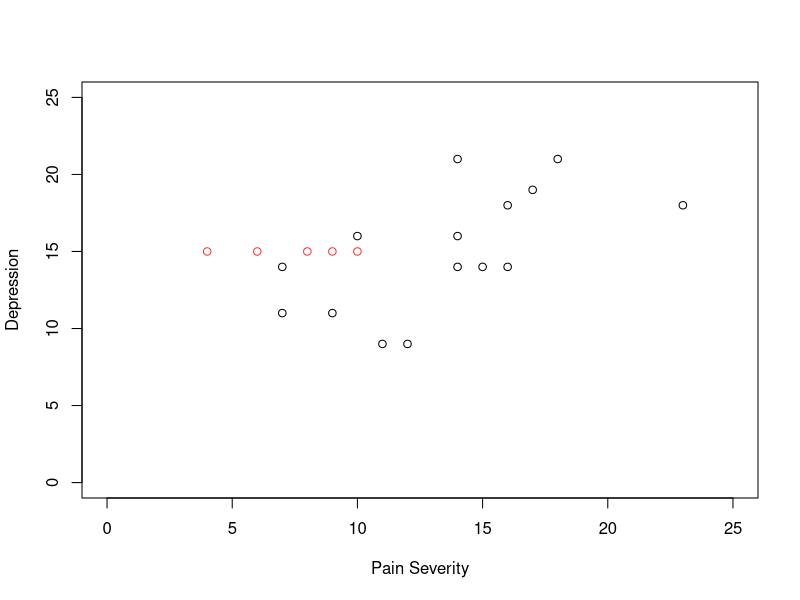
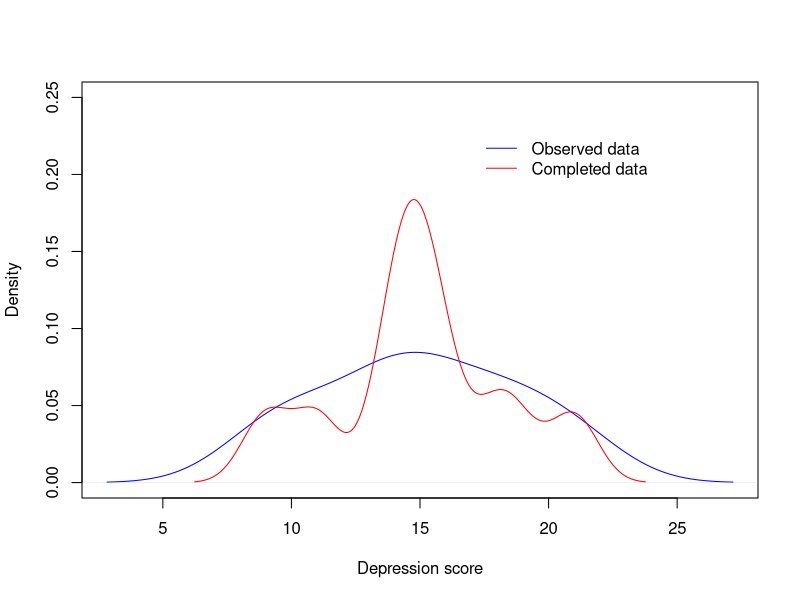
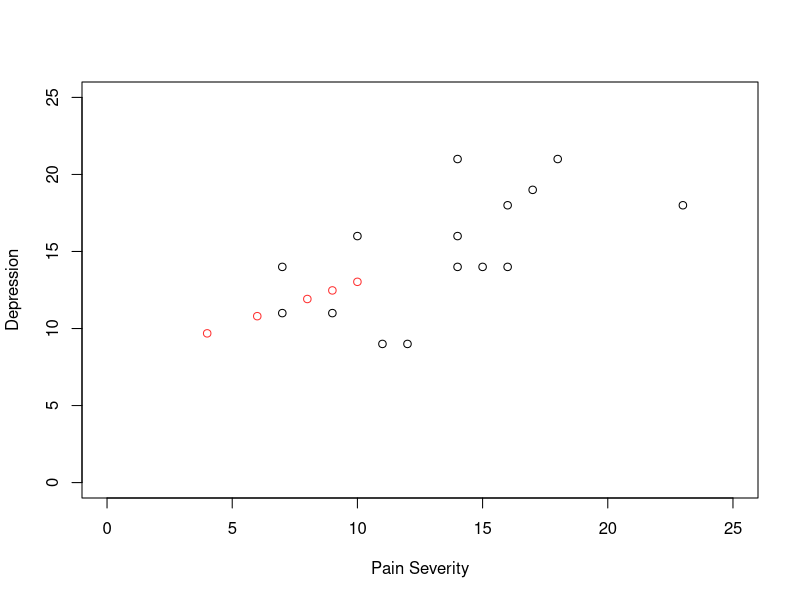
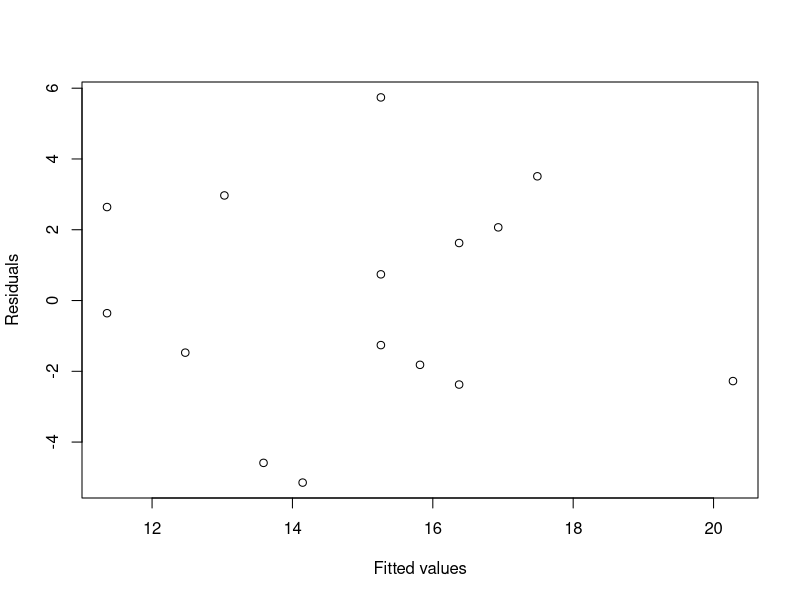
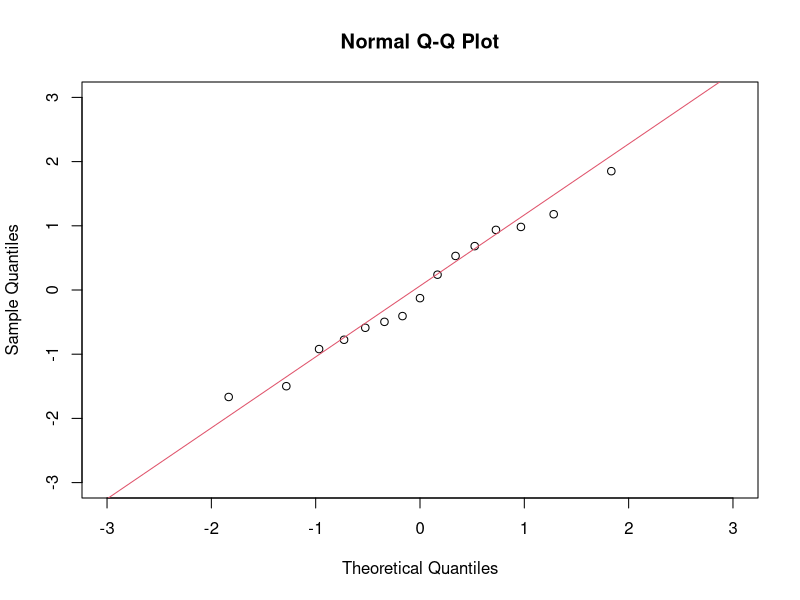
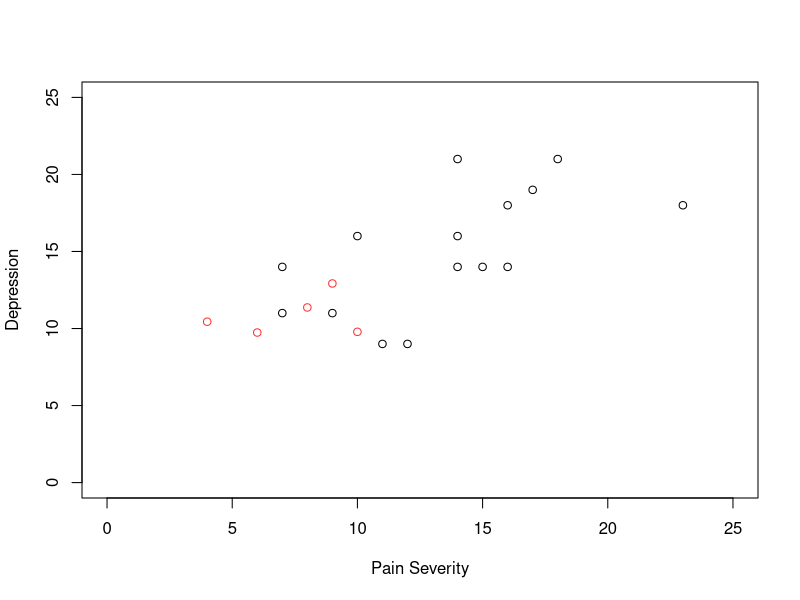

Source code (R) for these figures, in order:
## ---- chunk 1
data <- data.frame("PS" = c(4,6,7,7,8,9,9,10,10,11,12,14,14,14,15,16,16,17,18,23),
                   "DEP" = c(NA,NA,14,11,NA,NA,11,NA,16,9,9,14,16,21,14,14,18,19,21,18))

data
## ---- chunk 2
mean(data$DEP, na.rm = TRUE)

plot(data$PS, data$DEP, xlim = c(0,25), ylim = c(0,25), xlab = "Pain Severity", ylab = "Depression")
points(4, 15, col = "firebrick1")
points(6, 15, col = "firebrick1")
points(8, 15, col = "firebrick1")
points(9, 15, col = "firebrick1")
points(10, 15, col = "firebrick1")

#creating a vector with DEP values after mean imputation
DEP_mi <- ifelse(is.na(data$DEP), 15, data$DEP)

#standard deviation of the completed variable
sd(DEP_mi)
#standard deviation of the observed data on DEP variable
sd(data$DEP, na.rm = TRUE)

#same but for the correlation between pain and depression scores
cor(data$DEP, data$PS, use = "complete")
cor(DEP_mi, data$PS)
## ---- chunk 3
plot(density(data$DEP[-which(is.na(data$DEP)==TRUE)]), 
     col = "blue", ylim = c(0, 0.25), main = "", 
     xlab = "Depression score", ylab = "Density")
lines(density(DEP_mi), col = "red")
legend(17, 0.23, legend = c("Observed data", "Completed data"), 
       col = c("blue", "red"), lty = c(1, 1), bty ="n")
## ---- chunk 4
fit <- lm(DEP ~ PS, data = data)
summary(fit)
fit$coefficients
## ---- chunk 5
#predicting the DEP score for those with missing values
predicted_ri <- predict(fit, newdata = data)

plot(data$PS, data$DEP, xlim = c(0,25), ylim = c(0,25), xlab = "Pain Severity", ylab = "Depression")
points(4, predicted_ri[1], col = "firebrick1")
points(6, predicted_ri[2], col = "firebrick1")
points(8, predicted_ri[5], col = "firebrick1")
points(9, predicted_ri[6], col = "firebrick1")
points(10, predicted_ri[8], col = "firebrick1")

#creating the completed DEP variable
DEP_ri <- ifelse(is.na(data$DEP), predicted_ri, data$DEP)

#std deviation for the observed and completed data
sd(data$DEP, na.rm = TRUE)
sd(DEP_ri)

#correlation for the observed and completed data
cor(data$DEP, data$PS, use = "complete")
cor(DEP_ri, data$PS)
## ---- chunk 6
plot(fit$fitted.values, residuals(fit), xlab = "Fitted values", ylab = "Residuals")
## ---- chunk 7
qqnorm(rstandard(fit), xlim = c(-3, 3), ylim = c(-3, 3))
qqline(rstandard(fit), col = 2)
## ---- chunk 8
set.seed(111)
predicted_sri <- predict(fit, newdata = data) + rnorm(nrow(data), 0, sigma(fit))

plot(data$PS, data$DEP, xlim = c(0,25), ylim = c(0,25), xlab = "Pain Severity", ylab = "Depression")
points(4, predicted_sri[1], col = "firebrick1")
points(6, predicted_sri[2], col = "firebrick1")
points(8, predicted_sri[5], col = "firebrick1")
points(9, predicted_sri[6], col = "firebrick1")
points(10, predicted_sri[8], col = "firebrick1")

#completed DEP variable
DEP_sri <-  ifelse(is.na(data$DEP), predicted_sri, data$DEP)

#std deviation for the observed and completed data
sd(data$DEP, na.rm = TRUE)
sd(DEP_sri)

#correlation for the observed and completed data
cor(data$DEP, data$PS, use = "complete")
cor(DEP_sri, data$PS)
## ---- chunk 9
#simplest hot deck
#possible donors (those with observed DEP scores)
ind_donors_1 <- which(is.na(data$DEP) == FALSE)
ind_donors_1
set.seed(1)
donor1 <- sample(x = ind_donors_1, size = 1)
donor1
donor2 <- sample(x = ind_donors_1, size = 1)
donor2
donor5 <- sample(x = ind_donors_1, size = 1)
donor5
donor6 <- sample(x = ind_donors_1, size = 1)
donor6
donor8 <- sample(x = ind_donors_1, size = 1)
donor8

#constructing the completed DEP variable
DEP_hotdeck <- c(data$DEP[donor1], data$DEP[donor2], data$DEP[3], data$DEP[4],
                 data$DEP[donor5], data$DEP[donor6], data$DEP[7], data$DEP[donor8],
                 data$DEP[9:20])
DEP_hotdeck
## ---- chunk 10
ps_median <- median(data$PS, na.rm = TRUE)
ps_median
ind_donors_2 <- which(is.na(data$DEP) == FALSE & data$PS < ps_median)
ind_donors_2
